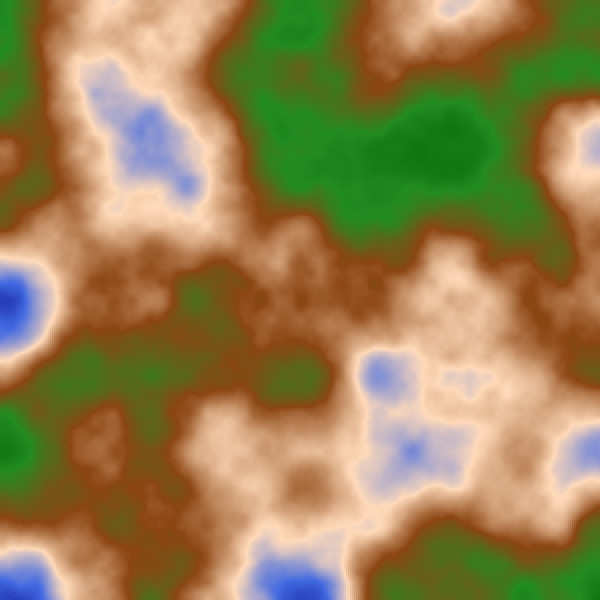
Frame 1 (no input)
Frame 2 (the mouse pressed at the canvas centre, redrawn once): identical to frame 1, image omitted

The p5.js sketch that drew this single still picture (run headless with seeded random() and noise() and a simulated clock; the mouse was pressed at the canvas centre and the sketch redrawn once):

// p5.js sketch
// ── sketch.js
const GRID_SIZE = 2;

let COLORS = [];

function setup() {
  // createCanvas(windowWidth, windowHeight);
  createCanvas(600, 600);
  noLoop();
  noiseDetail(6, 0.4);

  COLORS = [
    color("navy"),
    color("royalblue"),
    color("peachpuff"),
    color("saddlebrown"),
    color("forestgreen"),
    color("darkgreen"),
    color("darkgreen"),
  ];
}

function draw() {
  background(255);
  noStroke();

  for (let y = 0; y < height; y+=GRID_SIZE) {
    for (let x = 0; x < width; x += GRID_SIZE) {
      let noise_val = COLORS.length * noise(x / 150, y / 150)
      let ci = floor(noise_val);

      let c0 = COLORS[ci];
      let c1 = (ci < COLORS.length - 1) ? COLORS[ci + 1] : COLORS[ci];

      let c = lerpColor(c0, c1, noise_val - ci)

      fill(c);
      rect(x, y, GRID_SIZE, GRID_SIZE);
    }
  }
}
